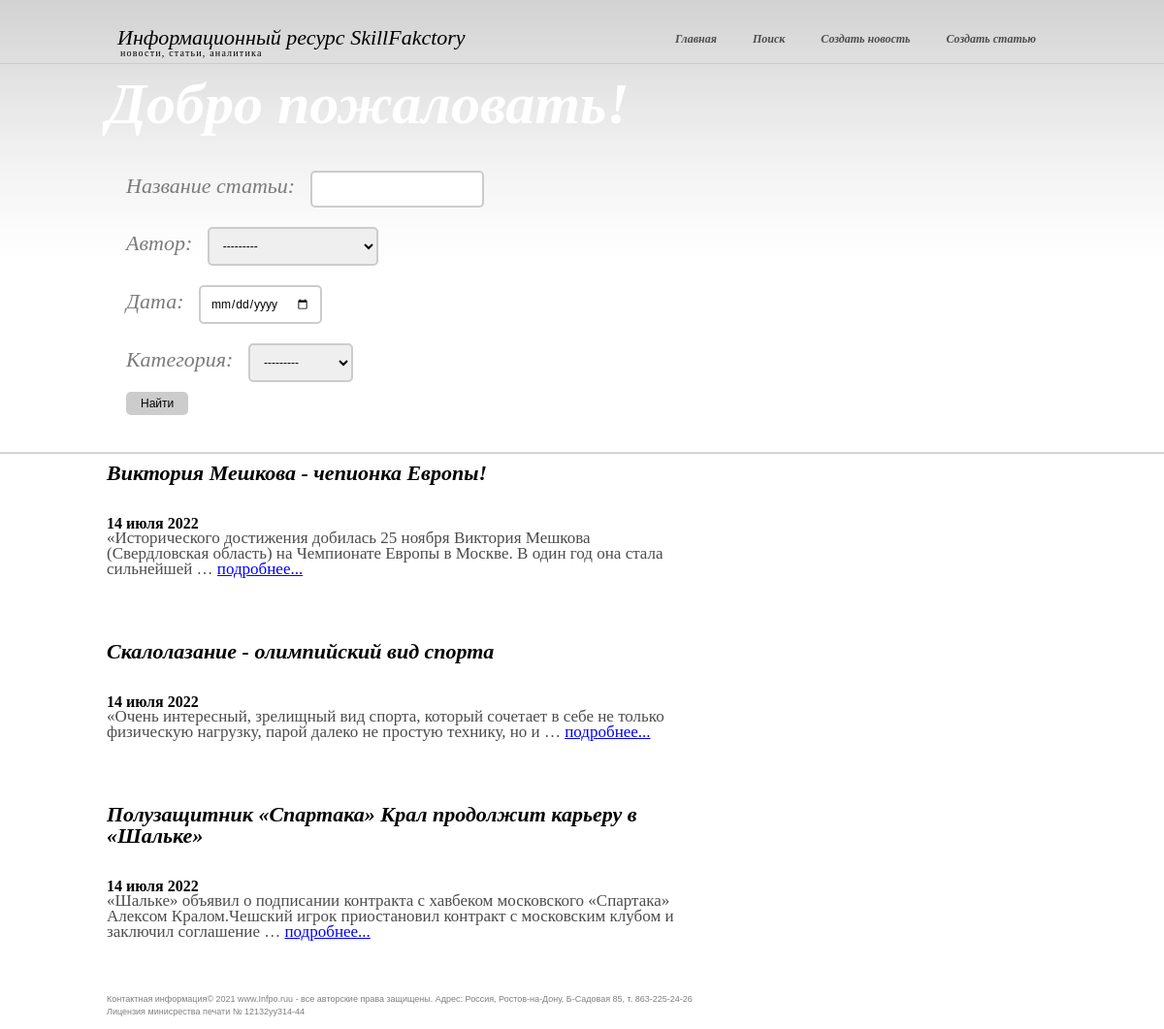
The app's page /home/search, older data.
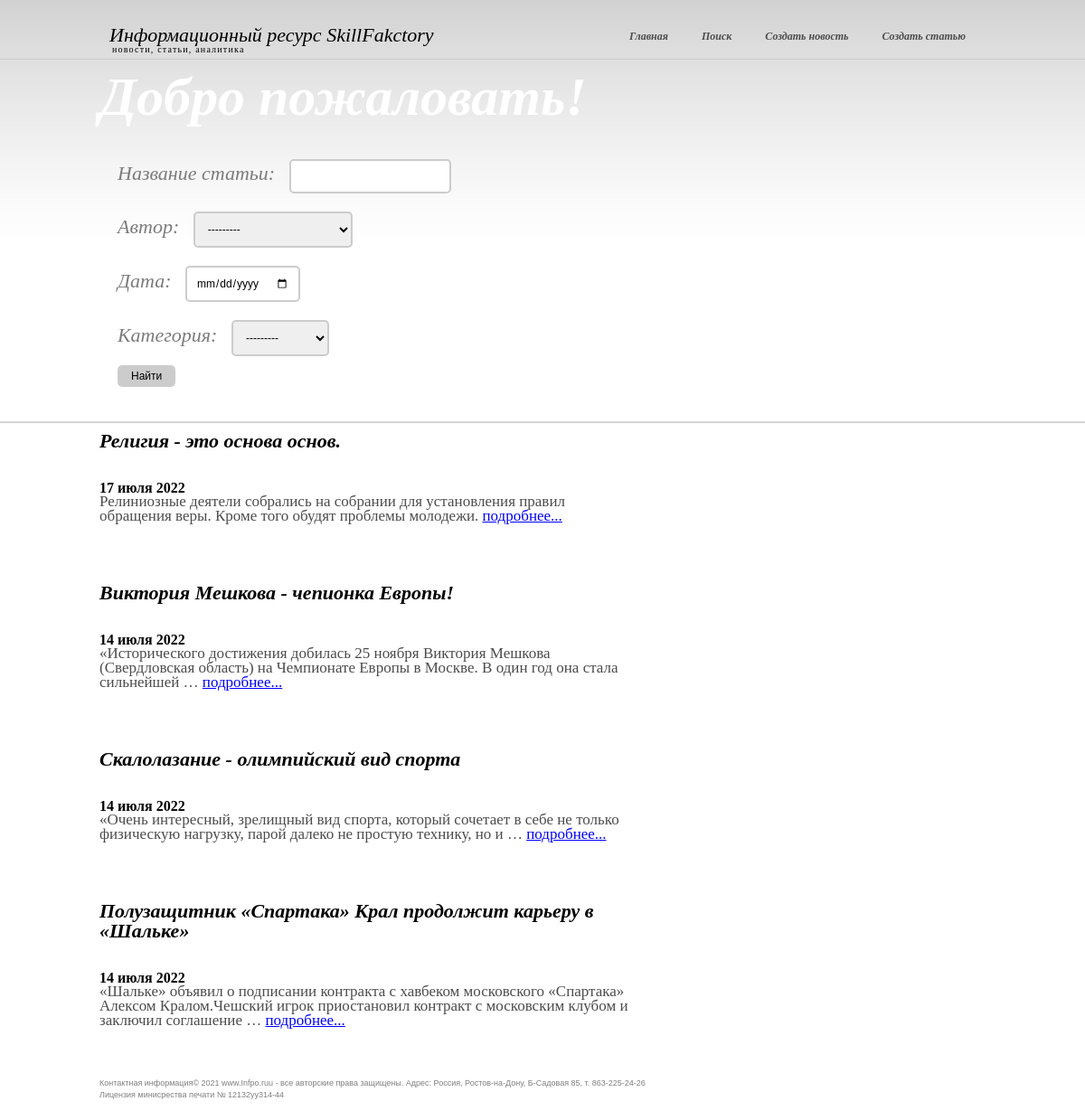
The same page, newer data.
### news/models.py (models this page shows, shortened)
class Post(models.Model): #Table for the posts
    head_article = models.CharField(max_length=255) #post`s name
    text_post = models.TextField() #text
    date = models.DateTimeField(auto_now_add = True) #date of the post will be added
    type_post = models.CharField(max_length = 20, choices = POSITIONS, default = 'news') #post`s type : news or article
    sum_rank = models.IntegerField ( default=0)
    id_author = models.ForeignKey('Author', on_delete=models.CASCADE) # onetomany relation to the table "Author"
    category = models.ManyToManyField('Category', through=PostCategory) #manytomany relation to the table "Category"

### news/views.py (the view)
class NewsFilter(ListView):
    model = Post
    template_name = 'search.html'
    context_object_name = 'news'
    ordering = '-date'
    def get_queryset(self):
        queryset = super ( ).get_queryset ( )
        self.filter = news_filter ( self.request.GET, queryset )
        return self.filter.qs
    def get_context_data(self, **kwargs):
        context = super().get_context_data(**kwargs)
        context['filter'] = news_filter
        return context

### news/models.py (called while the page is built)
    def __str__(self):
        return f'{self.name}'

    def __str__(self):
        return f'{self.full_name}'

### news/templatetags/custom_filters.py (called while the page is built)
@register.filter()
def censor(value):
   if isinstance(value, str):
      a=['хрен', 'редиска', 'тыква']
      for i in a:
         b=' '+i[0]+'*' * (len(i)-1)+' '
         value=value.replace(i, b)
   return value

### templates/search.html (shortened to what this page needs)
{% extends 'flatpages/default.html' %}
{% load custom_filters%}
{% block search %}
    <form action="" method="get">
        {{ filter.form.as_p }}
        <input type="submit" value="Найти">
    </form>
{% endblock search %}
{% block content %}
{% for i in news %}
    <div class="col">
       <div class="post">
           <h3>{{ i.head_article| censor}}</h3>
            <h4>{{ i.date|date:'d E Y' }}</h4>
            <p>{{ i.text_post|truncatewords:20| censor }}
            <a href="{{ i.id }}">подробнее...</a></p>
      </div>
    </div>
{% endfor %}
{% endblock content %}

Row changes from the older to the newer data that the page shows:
added Post: head_article|censor "Религия - это основа основ.", date "17 июля 2022", text_post|censor "Релиниозные деятели собрались на собрании для установления правил обращения веры. Кроме того обудят проблемы молодежи."
